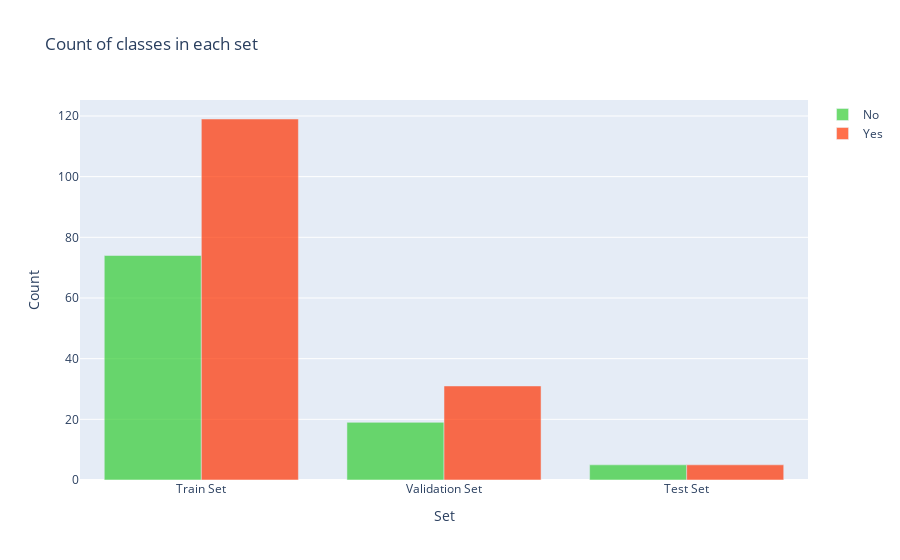

The cell this chart's notebook holds for it:
### Code cell
y = dict()
y[0] = []
y[1] = []
for set_name in (y_train, y_val, y_test):
    y[0].append(np.sum(set_name == 0))
    y[1].append(np.sum(set_name == 1))

trace0 = go.Bar(
    x=['Train Set', 'Validation Set', 'Test Set'],
    y=y[0],
    name='No',
    marker=dict(color='#33cc33'),
    opacity=0.7
)
trace1 = go.Bar(
    x=['Train Set', 'Validation Set', 'Test Set'],
    y=y[1],
    name='Yes',
    marker=dict(color='#ff3300'),
    opacity=0.7
)
data = [trace0, trace1]
layout = go.Layout(
    title='Count of classes in each set',
    xaxis={'title': 'Set'},
    yaxis={'title': 'Count'}
)
fig = go.Figure(data, layout)
iplot(fig)

### Figure 1 — Plotly figure (JSON) as saved in the notebook; plotly's stock layout.template omitted (floating-point values rounded to 4 significant figures)
{"data": [{"opacity": 0.7, "name": "No", "y": [74, 19, 5], "marker": {"color": "#33cc33"}, "x": ["Train Set", "Validation Set", "Test Set"], "type": "bar"}, {"opacity": 0.7, "name": "Yes", "y": [119, 31, 5], "marker": {"color": "#ff3300"}, "x": ["Train Set", "Validation Set", "Test Set"], "type": "bar"}], "layout": {"yaxis": {"title": {"text": "Count"}}, "xaxis": {"title": {"text": "Set"}}, "title": {"text": "Count of classes in each set"}}}
